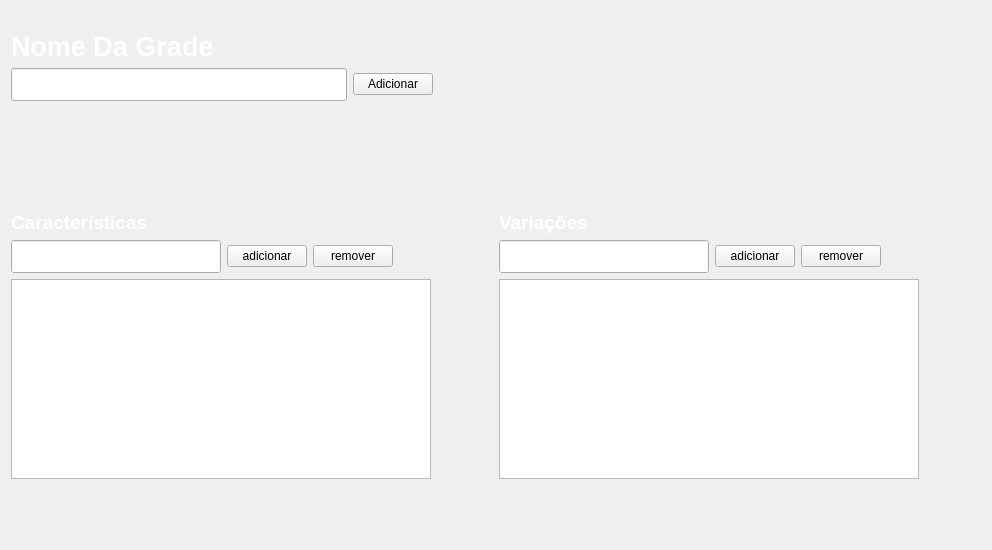
      <widget class="QWidget" name="page_4">
       <layout class="QGridLayout" name="gridLayout_22">
        <item row="0" column="0">
         <layout class="QGridLayout" name="gridLayout_21">
          <item row="0" column="0">
           <layout class="QGridLayout" name="gridLayout_7">
            <item row="6" column="6">
             <spacer name="verticalSpacer_6">
              <property name="orientation">
               <enum>Qt::Vertical</enum>
              </property>
              <property name="sizeHint" stdset="0">
               <size>
                <width>20</width>
                <height>40</height>
               </size>
              </property>
             </spacer>
            </item>
            <item row="6" column="1">
             <spacer name="verticalSpacer_7">
              <property name="orientation">
               <enum>Qt::Vertical</enum>
              </property>
              <property name="sizeHint" stdset="0">
               <size>
                <width>20</width>
                <height>40</height>
               </size>
              </property>
             </spacer>
            </item>
            <item row="4" column="0">
             <spacer name="horizontalSpacer_11">
              <property name="orientation">
               <enum>Qt::Horizontal</enum>
              </property>
              <property name="sizeHint" stdset="0">
               <size>
                <width>40</width>
                <height>20</height>
               </size>
              </property>
             </spacer>
            </item>
            <item row="6" column="2">
             <spacer name="verticalSpacer_8">
              <property name="orientation">
               <enum>Qt::Vertical</enum>
              </property>
              <property name="sizeHint" stdset="0">
               <size>
                <width>20</width>
                <height>40</height>
               </size>
              </property>
             </spacer>
            </item>
            <item row="6" column="5">
             <spacer name="horizontalSpacer_10">
              <property name="orientation">
               <enum>Qt::Horizontal</enum>
              </property>
              <property name="sizeHint" stdset="0">
               <size>
                <width>40</width>
                <height>20</height>
               </size>
              </property>
             </spacer>
            </item>
            <item row="6" column="3">
             <spacer name="verticalSpacer_9">
              <property name="orientation">
               <enum>Qt::Vertical</enum>
              </property>
              <property name="sizeHint" stdset="0">
               <size>
                <width>20</width>
                <height>40</height>
               </size>
              </property>
             </spacer>
            </item>
            <item row="1" column="0">
             <layout class="QVBoxLayout" name="verticalLayout">
              <item>
               <widget class="QLabel" name="label_3">
                <property name="maximumSize">
                 <size>
                  <width>300</width>
                  <height>16777215</height>
                 </size>
                </property>
                <property name="font">
                 <font>
                  <pointsize>20</pointsize>
                  <weight>75</weight>
                  <bold>true</bold>
                 </font>
                </property>
                <property name="styleSheet">
                 <string notr="true">color: rgb(255, 255, 255);</string>
                </property>
                <property name="text">
                 <string>Nome Da Grade</string>
                </property>
               </widget>
              </item>
              <item>
               <layout class="QHBoxLayout" name="horizontalLayout_4">
                <item>
                 <widget class="QLineEdit" name="lineEdit_nome_grade">
                  <property name="maximumSize">
                   <size>
                    <width>500</width>
                    <height>100</height>
                   </size>
                  </property>
                  <property name="font">
                   <font>
                    <pointsize>16</pointsize>
                    <weight>75</weight>
                    <bold>true</bold>
                   </font>
                  </property>
                  <property name="styleSheet">
                   <string notr="true">color: rgb(255, 255, 255);</string>
                  </property>
                  <property name="maxLength">
                   <number>30</number>
                  </property>
                 </widget>
                </item>
                <item>
                 <widget class="QPushButton" name="pushButton_adicionar">
                  <property name="text">
                   <string>Adicionar</string>
                  </property>
                 </widget>
                </item>
               </layout>
              </item>
              <item>
               <widget class="QLabel" name="label_menssa_grade">
                <property name="font">
                 <font>
                  <pointsize>12</pointsize>
                  <weight>75</weight>
                  <bold>true</bold>
                 </font>
                </property>
                <property name="styleSheet">
                 <string notr="true">color: rgb(170, 0, 0);

</string>
                </property>
                <property name="text">
                 <string/>
                </property>
               </widget>
              </item>
              <item>
               <spacer name="horizontalSpacer_13">
                <property name="orientation">
                 <enum>Qt::Horizontal</enum>
                </property>
                <property name="sizeHint" stdset="0">
                 <size>
                  <width>40</width>
                  <height>20</height>
                 </size>
                </property>
               </spacer>
              </item>
             </layout>
            </item>
            <item row="6" column="4">
             <layout class="QVBoxLayout" name="verticalLayout_4">
              <item>
               <widget class="QLabel" name="label_5">
                <property name="maximumSize">
                 <size>
                  <width>200</width>
                  <height>100</height>
                 </size>
                </property>
                <property name="font">
                 <font>
                  <pointsize>14</pointsize>
                  <weight>75</weight>
                  <bold>true</bold>
                 </font>
                </property>
                <property name="styleSheet">
                 <string notr="true">color: rgb(255, 255, 255);</string>
                </property>
                <property name="text">
                 <string>Variações</string>
                </property>
               </widget>
              </item>
              <item>
               <layout class="QHBoxLayout" name="horizontalLayout_3">
                <item>
                 <widget class="QLineEdit" name="lineEdit_variacoes">
                  <property name="maximumSize">
                   <size>
                    <width>250</width>
                    <height>16777215</height>
                   </size>
                  </property>
                  <property name="font">
                   <font>
                    <pointsize>16</pointsize>
                    <weight>75</weight>
                    <bold>true</bold>
                   </font>
                  </property>
                  <property name="styleSheet">
                   <string notr="true">color: rgb(255, 255, 255);</string>
                  </property>
                  <property name="maxLength">
                   <number>30</number>
                  </property>
                 </widget>
                </item>
                <item>
                 <widget class="QPushButton" name="pushButton_adicionar_variacoes">
                  <property name="text">
                   <string>adicionar</string>
                  </property>
                 </widget>
                </item>
                <item>
                 <widget class="QPushButton" name="pushButton_remover_variacoes">
                  <property name="text">
                   <string>remover</string>
                  </property>
                 </widget>
                </item>
                <item>
                 <spacer name="horizontalSpacer_15">
                  <property name="orientation">
                   <enum>Qt::Horizontal</enum>
                  </property>
                  <property name="sizeHint" stdset="0">
                   <size>
                    <width>40</width>
                    <height>20</height>
                   </size>
                  </property>
                 </spacer>
                </item>
               </layout>
              </item>
              <item>
               <widget class="QListWidget" name="listWidget_variacoes">
                <property name="minimumSize">
                 <size>
                  <width>420</width>
                  <height>200</height>
                 </size>
                </property>
                <property name="maximumSize">
                 <size>
                  <width>300</width>
                  <height>200</height>
                 </size>
                </property>
                <property name="font">
                 <font>
                  <pointsize>16</pointsize>
                  <weight>75</weight>
                  <bold>true</bold>
                 </font>
                </property>
                <property name="styleSheet">
                 <string notr="true">color: rgb(255, 255, 255);</string>
                </property>
                <property name="editTriggers">
                 <set>QAbstractItemView::NoEditTriggers</set>
                </property>
               </widget>
              </item>
              <item>
               <spacer name="verticalSpacer_4">
                <property name="orientation">
                 <enum>Qt::Vertical</enum>
                </property>
                <property name="sizeHint" stdset="0">
                 <size>
                  <width>20</width>
                  <height>40</height>
                 </size>
                </property>
               </spacer>
              </item>
              <item>
               <spacer name="horizontalSpacer_17">
                <property name="orientation">
                 <enum>Qt::Horizontal</enum>
                </property>
                <property name="sizeHint" stdset="0">
                 <size>
                  <width>40</width>
                  <height>20</height>
                 </size>
                </property>
               </spacer>
              </item>
             </layout>
            </item>
            <item row="6" column="0">
             <layout class="QVBoxLayout" name="verticalLayout_2">
              <item>
               <widget class="QLabel" name="label_4">
                <property name="maximumSize">
                 <size>
                  <width>200</width>
                  <height>200</height>
                 </size>
                </property>
                <property name="font">
                 <font>
                  <pointsize>14</pointsize>
                  <weight>75</weight>
                  <bold>true</bold>
                 </font>
                </property>
                <property name="styleSheet">
                 <string notr="true">color: rgb(255, 255, 255);</string>
                </property>
                <property name="text">
                 <string>Características</string>
                </property>
               </widget>
              </item>
              <item>
               <layout class="QHBoxLayout" name="horizontalLayout_2">
                <item>
                 <widget class="QLineEdit" name="lineEdit_caracteristicas">
                  <property name="maximumSize">
                   <size>
                    <width>300</width>
                    <height>16777215</height>
                   </size>
                  </property>
                  <property name="font">
                   <font>
                    <pointsize>16</pointsize>
                    <weight>75</weight>
                    <bold>true</bold>
                   </font>
                  </property>
                  <property name="styleSheet">
                   <string notr="true">color: rgb(255, 255, 255);</string>
                  </property>
                  <property name="maxLength">
                   <number>30</number>
                  </property>
                 </widget>
                </item>
                <item>
                 <layout class="QVBoxLayout" name="verticalLayout_3"/>
                </item>
                <item>
                 <widget class="QPushButton" name="pushButton_adicionar_caracteristicas">
                  <property name="maximumSize">
                   <size>
                    <width>16777215</width>
                    <height>16777215</height>
                   </size>
                  </property>
                  <property name="text">
                   <string>adicionar</string>
                  </property>
                  <property name="icon">
                   <iconset>
                    <normaloff>../../../../../../imagem/+.bmp</normaloff>../../../../../../imagem/+.bmp</iconset>
                  </property>
                 </widget>
                </item>
                <item>
                 <widget class="QPushButton" name="pushButton_remover_caracteristicas">
                  <property name="text">
                   <string>remover</string>
                  </property>
                 </widget>
                </item>
                <item>
                 <spacer name="horizontalSpacer_8">
                  <property name="orientation">
                   <enum>Qt::Horizontal</enum>
                  </property>
                  <property name="sizeHint" stdset="0">
                   <size>
                    <width>40</width>
                    <height>20</height>
                   </size>
                  </property>
                 </spacer>
                </item>
               </layout>
              </item>
              <item>
               <widget class="QListWidget" name="listWidget_caracteristicas">
                <property name="minimumSize">
                 <size>
                  <width>420</width>
                  <height>200</height>
                 </size>
                </property>
                <property name="maximumSize">
                 <size>
                  <width>300</width>
                  <height>200</height>
                 </size>
                </property>
                <property name="font">
                 <font>
                  <pointsize>16</pointsize>
                  <weight>75</weight>
                  <bold>true</bold>
                 </font>
                </property>
                <property name="styleSheet">
                 <string notr="true">color: rgb(255, 255, 255);</string>
                </property>
               </widget>
              </item>
              <item>
               <spacer name="verticalSpacer_5">
                <property name="orientation">
                 <enum>Qt::Vertical</enum>
                </property>
                <property name="sizeHint" stdset="0">
                 <size>
                  <width>20</width>
                  <height>40</height>
                 </size>
                </property>
               </spacer>
              </item>
              <item>
               <spacer name="horizontalSpacer_16">
                <property name="orientation">
                 <enum>Qt::Horizontal</enum>
                </property>
                <property name="sizeHint" stdset="0">
                 <size>
                  <width>40</width>
                  <height>20</height>
                 </size>
                </property>
               </spacer>
              </item>
             </layout>
            </item>
            <item row="2" column="0">
             <spacer name="horizontalSpacer_14">
              <property name="orientation">
               <enum>Qt::Horizontal</enum>
              </property>
              <property name="sizeHint" stdset="0">
               <size>
                <width>40</width>
                <height>20</height>
               </size>
              </property>
             </spacer>
            </item>
            <item row="3" column="0">
             <spacer name="horizontalSpacer_12">
              <property name="orientation">
               <enum>Qt::Horizontal</enum>
              </property>
              <property name="sizeHint" stdset="0">
               <size>
                <width>40</width>
                <height>20</height>
               </size>
              </property>
             </spacer>
            </item>
            <item row="0" column="0">
             <spacer name="horizontalSpacer_7">
              <property name="orientation">
               <enum>Qt::Horizontal</enum>
              </property>
              <property name="sizeHint" stdset="0">
               <size>
                <width>40</width>
                <height>20</height>
               </size>
              </property>
             </spacer>
            </item>
           </layout>
          </item>
         </layout>
        </item>
       </layout>
      </widget>
